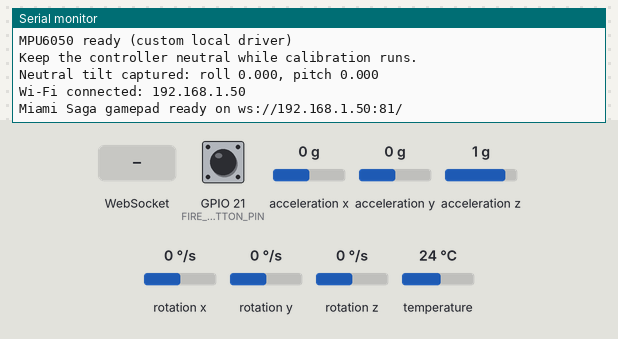
A program run on a simulated ESP32-S3. Parts: the last lines printed to the serial monitor. The inputs (shaded band) are chosen by the test bench; at power-on: GPIO 21 (FIRE_BUTTON_PIN) HIGH, acceleration x 0 g, acceleration y 0 g, acceleration z 1 g, rotation x 0 °/s, rotation y 0 °/s, rotation z 0 °/s, temperature 24 °C. WiFi joins after 1.5 s; servers stay silent unless stated; not simulated (calls return 0 or success): secrets.h.

Above: at 4.1 s.
4.2 s: GPIO 21 (FIRE_BUTTON_PIN) pulled LOW for 0.15 s
At 5.5 s:
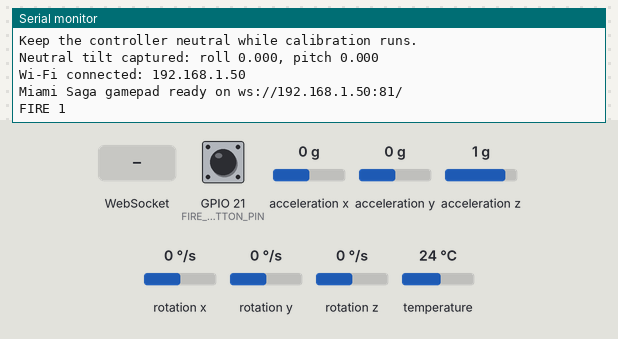
5.8 s: WebSocket text "1" received
At 6.3 s:
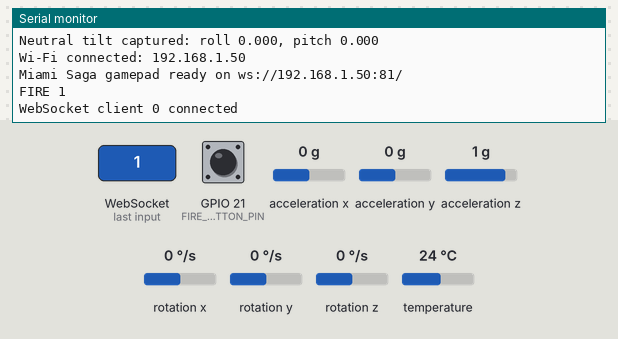
7.3 s: GPIO 21 (FIRE_BUTTON_PIN) pulled LOW for 1 s
At 8.1 s:
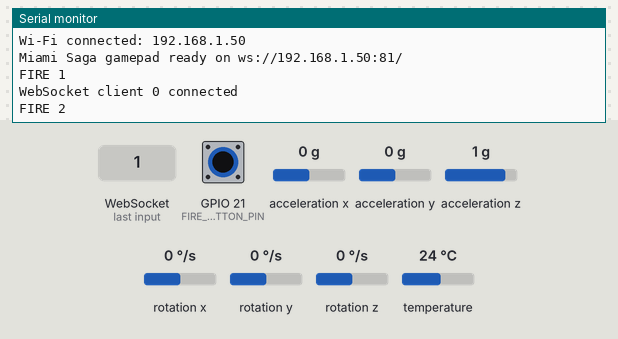

Measured:
- after the input at 4.2 s, the serial monitor: prints a new line after 0.08 s (image 1)
- after the input at 5.8 s, the serial monitor: prints a new line at once (image 2)
- after the input at 7.3 s, the serial monitor: prints a new line after 0.08 s (image 3)

The program:

main.cpp
```cpp
#include <Adafruit_MPU6050.h>
#include <Adafruit_Sensor.h>
#include <Arduino.h>
#include <WebSocketsServer.h>
#include <WiFi.h>
#include <Wire.h>
#include <secrets.h>

constexpr uint8_t I2C_SDA = 8;
constexpr uint8_t I2C_SCL = 9;
constexpr uint8_t MPU_ADDRESS = 0x68;
constexpr uint8_t FIRE_BUTTON_PIN = 21;
constexpr uint16_t WEBSOCKET_PORT = 81;
constexpr uint16_t CONTROL_INTERVAL_MS = 33;  // 30 Hz
constexpr uint16_t BUTTON_DEBOUNCE_MS = 80;
constexpr uint16_t BUTTON_RELEASE_STABLE_MS = 180;
constexpr uint16_t WIFI_CONNECTION_TIMEOUT_MS = 15000;
constexpr float GRAVITY = 9.80665f;
constexpr float TILT_MAX_RADIANS = 0.52f;  // 30 degrees = full control
constexpr float CONTROL_SMOOTHING = 0.18f;

Adafruit_MPU6050 mpu;
WebSocketsServer webSocket(WEBSOCKET_PORT);

float rollReference = 0.0f;
float pitchReference = 0.0f;
float rollControl = 0.0f;
float pitchControl = 0.0f;
uint32_t fireCount = 0;
uint32_t packetSequence = 0;
uint32_t lastControlSentAt = 0;
bool lastRawButtonState = HIGH;
bool stableButtonState = HIGH;
bool fireButtonArmed = true;
uint32_t buttonChangedAt = 0;

float clampFloat(float value, float minimum, float maximum) {
  return value < minimum ? minimum : (value > maximum ? maximum : value);
}

void webSocketEvent(uint8_t client, WStype_t type, uint8_t *, size_t) {
  if (type == WStype_CONNECTED) {
    Serial.printf("WebSocket client %u connected\n", client);
  } else if (type == WStype_DISCONNECTED) {
    Serial.printf("WebSocket client %u disconnected\n", client);
  }
}

void connectToWiFi() {
  WiFi.mode(WIFI_STA);
  WiFi.begin(WIFI_SSID, WIFI_PASSWORD);
  const uint32_t startedAt = millis();
  while (WiFi.status() != WL_CONNECTED && millis() - startedAt < WIFI_CONNECTION_TIMEOUT_MS) {
    delay(200);
  }
  if (WiFi.status() == WL_CONNECTED) {
    Serial.printf("Wi-Fi connected: %s\n", WiFi.localIP().toString().c_str());
  } else {
    Serial.println("Wi-Fi connection failed; WebSocket will be unavailable");
  }
}

void readTiltAngles(float &roll, float &pitch) {
  sensors_event_t accel, gyro, temperature;
  mpu.getEvent(&accel, &gyro, &temperature);
  const float ax = accel.acceleration.x;
  const float ay = accel.acceleration.y;
  const float az = accel.acceleration.z;
  roll = atan2f(ay, az);
  pitch = atan2f(-ax, sqrtf(ay * ay + az * az));
}

void setStatusLedRed(bool enabled) {
#ifdef RGB_BUILTIN
  neopixelWrite(RGB_BUILTIN, enabled ? 48 : 0, 0, 0);
#endif
}

void turnStatusLedOff() {
#ifdef RGB_BUILTIN
  neopixelWrite(RGB_BUILTIN, 0, 0, 0);
#endif
}

void calibrateNeutralTilt() {
  constexpr uint8_t sampleCount = 80;
  float rollTotal = 0.0f;
  float pitchTotal = 0.0f;
  setStatusLedRed(true);
  for (uint8_t sample = 0; sample < sampleCount; ++sample) {
    if ((sample / 5) % 2 == 0) {
      setStatusLedRed(true);
    } else {
      turnStatusLedOff();
    }
    float roll, pitch;
    readTiltAngles(roll, pitch);
    rollTotal += roll;
    pitchTotal += pitch;
    delay(10);
  }
  turnStatusLedOff();
  rollReference = rollTotal / sampleCount;
  pitchReference = pitchTotal / sampleCount;
  Serial.printf("Neutral tilt captured: roll %.3f, pitch %.3f\n", rollReference, pitchReference);
}

void updateFireButton() {
  const bool rawState = digitalRead(FIRE_BUTTON_PIN);
  const uint32_t now = millis();
  if (rawState != lastRawButtonState) {
    lastRawButtonState = rawState;
    buttonChangedAt = now;
  }

  const uint32_t requiredStableTime = rawState == HIGH
    ? BUTTON_RELEASE_STABLE_MS
    : BUTTON_DEBOUNCE_MS;
  if (rawState == stableButtonState || now - buttonChangedAt < requiredStableTime) {
    return;
  }

  stableButtonState = rawState;
  if (stableButtonState == LOW) {
    if (fireButtonArmed) {
      ++fireCount;
      fireButtonArmed = false;
      Serial.printf("FIRE %lu\n", static_cast<unsigned long>(fireCount));
    }
  } else {
    fireButtonArmed = true;
  }
}

void broadcastControl() {
  char packet[150];
  snprintf(packet, sizeof(packet),
           "{\"type\":\"control\",\"roll\":%.4f,\"pitch\":%.4f,\"fire\":%lu,\"sequence\":%lu}",
           rollControl, pitchControl, static_cast<unsigned long>(fireCount),
           static_cast<unsigned long>(packetSequence++));
  webSocket.broadcastTXT(packet);
}

void setup() {
  Serial.begin(115200);
  delay(400);
  pinMode(FIRE_BUTTON_PIN, INPUT_PULLUP);
  lastRawButtonState = digitalRead(FIRE_BUTTON_PIN);
  stableButtonState = lastRawButtonState;
  fireButtonArmed = stableButtonState == HIGH;
  buttonChangedAt = millis();

  Wire.begin(I2C_SDA, I2C_SCL);
  if (!mpu.begin(MPU_ADDRESS, &Wire)) {
    Serial.println("MPU6050 initialization failed");
    while (true) delay(1000);
  }

  // Uses the project-local modified driver: it accepts this board's known 0x70 WHO_AM_I fault.
  mpu.setAccelerometerRange(MPU6050_RANGE_8_G);
  mpu.setGyroRange(MPU6050_RANGE_500_DEG);
  mpu.setFilterBandwidth(MPU6050_BAND_21_HZ);
  Serial.println("MPU6050 ready (custom local driver)");
  Serial.println("Keep the controller neutral while calibration runs.");
  calibrateNeutralTilt();

  connectToWiFi();
  webSocket.begin();
  webSocket.onEvent(webSocketEvent);
  Serial.printf("Miami Saga gamepad ready on ws://%s:%u/\n",
                WiFi.localIP().toString().c_str(), WEBSOCKET_PORT);
}

void loop() {
  webSocket.loop();
  updateFireButton();

  float roll, pitch;
  readTiltAngles(roll, pitch);
  const float targetRoll = clampFloat((roll - rollReference) / TILT_MAX_RADIANS, -1.0f, 1.0f);
  const float targetPitch = clampFloat((pitch - pitchReference) / TILT_MAX_RADIANS, -1.0f, 1.0f);
  rollControl += (targetRoll - rollControl) * CONTROL_SMOOTHING;
  pitchControl += (targetPitch - pitchControl) * CONTROL_SMOOTHING;

  if (millis() - lastControlSentAt >= CONTROL_INTERVAL_MS) {
    lastControlSentAt = millis();
    broadcastControl();
  }
}
```
